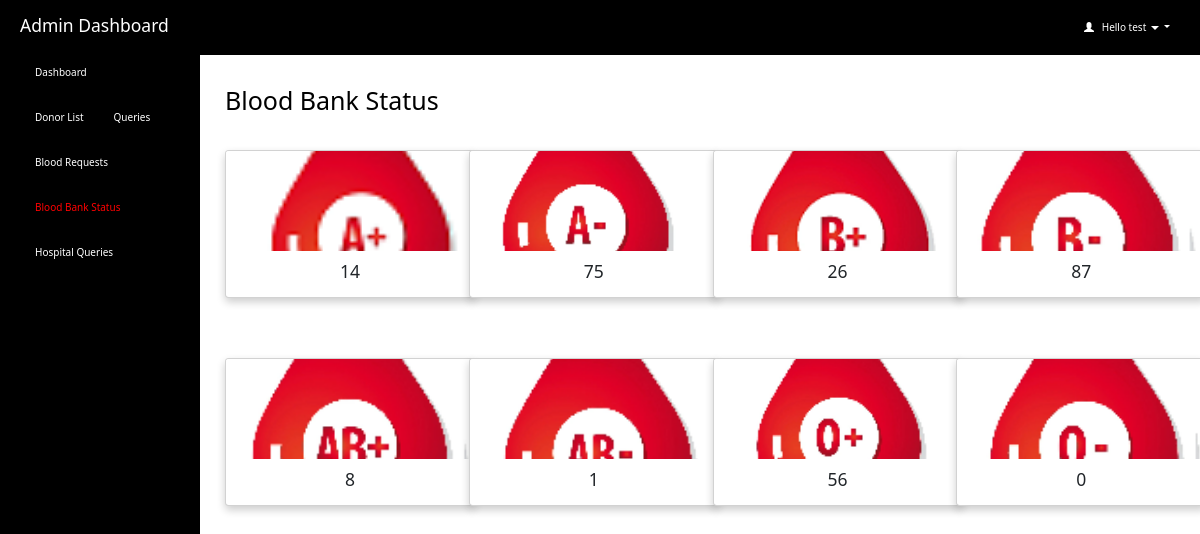
The page /admin/blood_status.php (signed in) on the database its author committed.
### tables this page shows
CREATE TABLE `blood_units` (
  `id` int(200) NOT NULL,
  `blood_group` varchar(10) NOT NULL,
  `units` int(200) NOT NULL
);

### admin/blood_status.php (the view, shortened to what this page needs)
<html>
<head>
  <link rel="stylesheet" href="https://maxcdn.bootstrapcdn.com/bootstrap/3.4.1/css/bootstrap.min.css">
</head>
<body style="color:black;" >
  <?php
  include 'connection.php';
    if (isset($_SESSION['loggedin']) && $_SESSION['loggedin'] == true) {
    ?>
<div id="header">
<?php include 'header.php';
?>
</div>
<div id="sidebar">
<?php
$active="blood_status";
include 'sidebar.php'; ?>
</div>
<div id="content">
  <div class="content-wrapper">
    <div class="container-fluid">
          <div class="container mt-5">
          <h1>Blood Bank Status</h1><br><br>
          <div class="row">
      <div class="col-md-3">
        <div class="card">
        <img src="./admin_image/Apos.png" class="card-img-top" >
          <div class="card-body">
            <div class="stat-panel text-center">
                    <?php
                      $sql ="SELECT * from blood_units WHERE blood_group='A+'";
                      $result=mysqli_query($connection,$sql) or die("query failed.");
                      $row=mysqli_fetch_assoc($result);
                      $units = $row['units'];
                    ?>
                    <div class="stat-panel-number h3"><?php echo $units?></div>
            </div>
          </div>
        </div>
      </div>
      <div class="col-md-3">
        <div class="card">
        <img src="./admin_image/aneg.png" class="card-img-top" >
            <div class="card-body">
            <div class="stat-panel text-center">
                    <?php
                      $sql1 ="SELECT * from blood_units WHERE blood_group='A-'";
                      $result1=mysqli_query($connection,$sql1) or die("query failed.");
                      $row1=mysqli_fetch_assoc($result1);
                      $units1 = $row1['units'];
                    ?>
                    <div class="stat-panel-number h3"><?php echo $units1?></div>
              </div>
          </div>
        </div>
      </div>
      <div class="col-md-3">
        <div class="card">
        <img src="./admin_image/bpos.png" class="card-img-top" >
            <div class="card-body">
                    <div class="stat-panel text-center">
                    <?php
                      $sql2 ="SELECT * from blood_units WHERE blood_group='B+'";
                      $result2=mysqli_query($connection,$sql2) or die("query failed.");
                      $row2=mysqli_fetch_assoc($result2);
                      $units2 = $row2['units'];
                    ?>
                    <div class="stat-panel-number h3"><?php echo $units2?></div>
              </div>
          </div>
        </div>
      </div>
      <div class="col-md-3">
        <div class="card">
        <img src="./admin_image/bneg.png" class="card-img-top" >
            <div class="card-body">
            <div class="stat-panel text-center">
                    <?php
                      $sql3 ="SELECT * from blood_units WHERE blood_group='B-'";
                      $result3=mysqli_query($connection,$sql3) or die("query failed.");
                      $row3=mysqli_fetch_assoc($result3);
                      $units3 = $row3['units'];
                    ?>
                    <div class="stat-panel-number h3"><?php echo $units3?></div>
            </div>
          </div>
        </div>
      </div>
    </div>
    <br><br><br><br>
      <div class="row">
      <div class="col-md-3">
        <div class="card">
        <img src="./admin_image/abpos.png" class="card-img-top" >
          <div class="card-body">
            <div class="stat-panel text-center">
                    <?php
                      $sql4 ="SELECT * from blood_units WHERE blood_group='AB+'";
                      $result4=mysqli_query($connection,$sql4) or die("query failed.");
                      $row4=mysqli_fetch_assoc($result4);
                      $units4 = $row4['units'];
                    ?>
                    <div class="stat-panel-number h3"><?php echo $units4?></div>
            </div>
          </div>
        </div>
      </div>
      <div class="col-md-3">
        <div class="card">
        <img src="./admin_image/abneg.png" class="card-img-top" >
            <div class="card-body">
            <div class="stat-panel text-center">
                    <?php
                      $sql5 ="SELECT * from blood_units WHERE blood_group='AB-'";
                      $result5=mysqli_query($connection,$sql5) or die("query failed.");
                      $row5=mysqli_fetch_assoc($result5);
                      $units5 = $row5['units'];
                    ?>
                    <div class="stat-panel-number h3"><?php echo $units5?></div>
              </div>
          </div>
        </div>
      </div>
      <div class="col-md-3">
        <div class="card">
        <img src="./admin_image/opos.png" class="card-img-top" >
            <div class="card-body">
            <div class="stat-panel text-center">
                     <?php
                      $sql6 ="SELECT * from blood_units WHERE blood_group='O+'";
                      $result6=mysqli_query($connection,$sql6) or die("query failed.");
                      $row6=mysqli_fetch_assoc($result6);
                      $units6 = $row6['units'];
                    ?>
                    <div class="stat-panel-number h3"><?php echo $units6?></div>
              </div>
          </div>
        </div>
      </div>
      <div class="col-md-3">
        <div class="card">
        <img src="./admin_image/oneg.png" class="card-img-top" >
            <div class="card-body">
            <div class="stat-panel text-center">
                    <?php
                      $sql7 ="SELECT * from blood_units WHERE blood_group='O-'";
                      $result7=mysqli_query($connection,$sql7) or die("query failed.");
                      $row7=mysqli_fetch_assoc($result7);
                      $units7 = $row7['units'];
                    ?>
                    <div class="stat-panel-number h3"><?php echo $units7?></div>
            </div>
          </div>
        </div>
      </div>
    </div>
  </div>
 <?php }
  ?>
</body>
</html>

### admin/header.php (shortened to what this page needs)
<html>
<head>
  <link rel="stylesheet" href="https://cdn.jsdelivr.net/npm/bootstrap@5.7.0/dist/css/bootstrap.min.css">
</head>
<body>
  <header class="dashboard-header">
    <h3>Admin Dashboard</h3>
    <div class="user-info dropdown">
      <a id="act" class="dropdown-toggle usr" style="text-decoration:none" data-toggle="dropdown" href="#">
        <span class="glyphicon glyphicon-user"></span>&nbsp;&nbsp;
        <?php
        include 'connection.php';
        $username=$_SESSION['username'];
        $sql="select * from admin_info where admin_username='$username'";
        $result=mysqli_query($connection,$sql) or die("query failed.");
        $row=mysqli_fetch_assoc($result);
        echo "Hello ".$row['admin_name'];
        ?>
        <span class="caret"></span>
  </a>
  </div>
  </header>
</body>
</html>

### admin/sidebar.php (shortened to what this page needs)
<html>
<head>
  <link rel="stylesheet" href="https://cdn.jsdelivr.net/npm/bootstrap@5.7.0/dist/css/bootstrap.min.css">
</head>
<body>
  <div class="sidebar">
    <ul class="nav">
      <li><a href="dashboard.php" <?php if($active=='dashboard') echo "class='active'" ;?>>Dashboard</a></li>
      <li><a href="donor_list.php" <?php if($active=='donor_list') echo "class='active'" ;?>>Donor List</a></li>
      <li><a href="query.php" <?php if($active=='contact') echo "class='active'" ;?>>Queries</a></li>
      <li><a href="request.php"<?php if($active=='request') echo "class='active'" ;?>>Blood Requests</a></li>
      <li><a href="blood_status.php"<?php if($active=='blood_status') echo "class='active'" ;?>>Blood Bank Status</a></li>
      <li><a href="hospital_query.php"<?php if($active=='hospital_query') echo "class='active'" ;?>>Hospital Queries</a></li>
    </ul>
  </div>
</body>
</html>

### admin/blood_status.php (style rules this page uses)
.card { transition: transform 0.3s; box-shadow: 0 4px 8px 0 rgba(0, 0, 0, 0.2); height:150px; width:250px; }
.card-img-top { object-fit: cover; height: 100px; display:block; margin-left:auto; margin-right:auto; }
#sidebar { position:fixed; margin-top:-20px }
#content { position:relative; margin-left:210px }

### admin/header.php (style rules this page uses)
.dashboard-header { background-color: #000; color: #fff; padding: 10px 20px; display: flex; align-items: center; justify-content: space-between; }
.dashboard-header .user-info { display: flex; align-items: center; position: relative; }
.usr { padding: 10px; color: #fff; }

### admin/sidebar.php (style rules this page uses)
.sidebar { width: 200px; height: 100vh; background-color: rgb(0, 0, 0); color: #fff; }
.sidebar ul.nav { padding: 20px; list-style-type: none; }
.sidebar ul.nav li { margin-bottom: 10px; }
.sidebar ul.nav li a { color: #fff; text-decoration: none; }
.sidebar ul.nav li a:hover, .sidebar ul.nav li a.active { color: red; }

### rows shown on the page
blood_units: units "14"
blood_units: units "75"
blood_units: units "26"
blood_units: units "87"
blood_units: units "8"
blood_units: units "1"
blood_units: units "56"
blood_units: units "0"

### other values the page prints
$row['admin_name'] "test"
